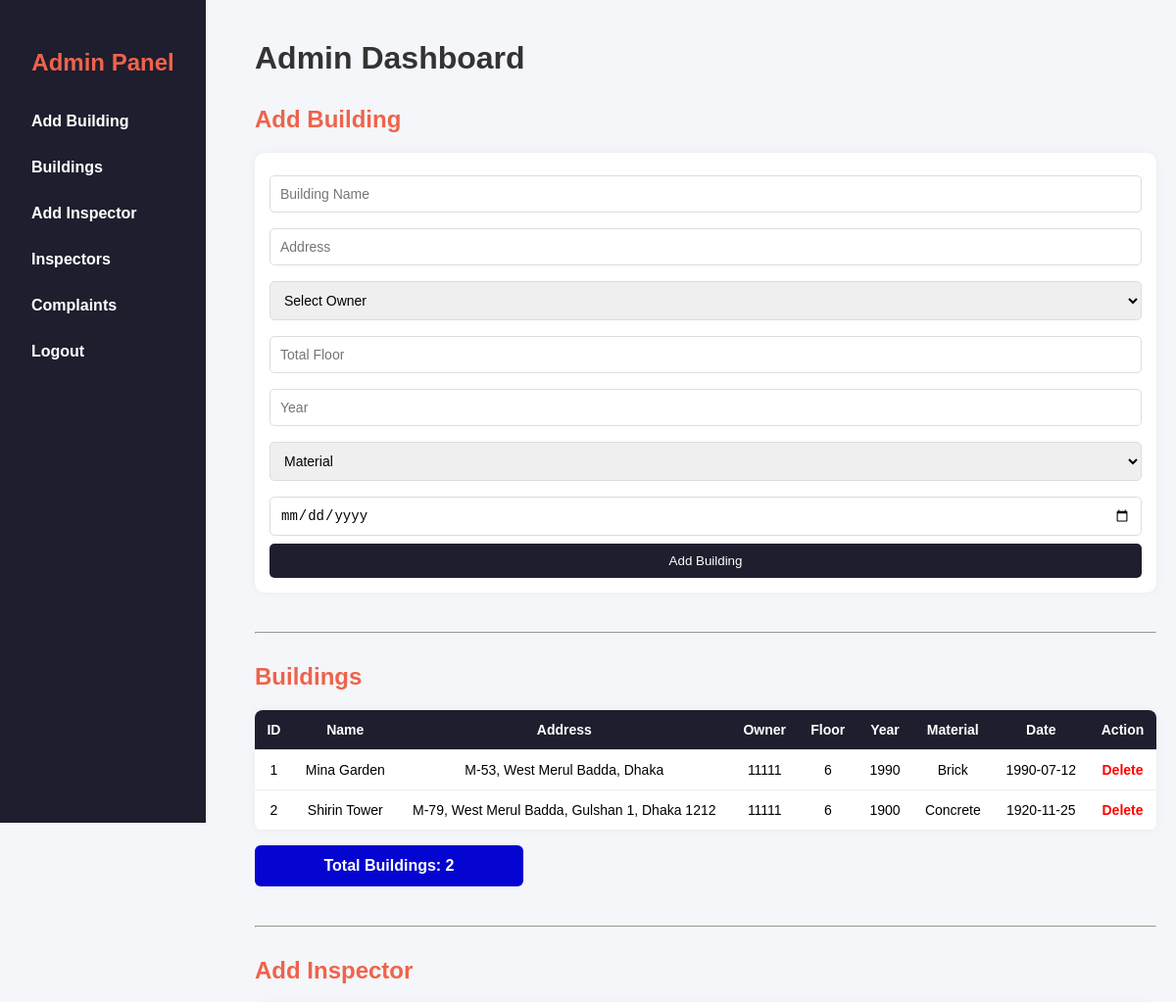
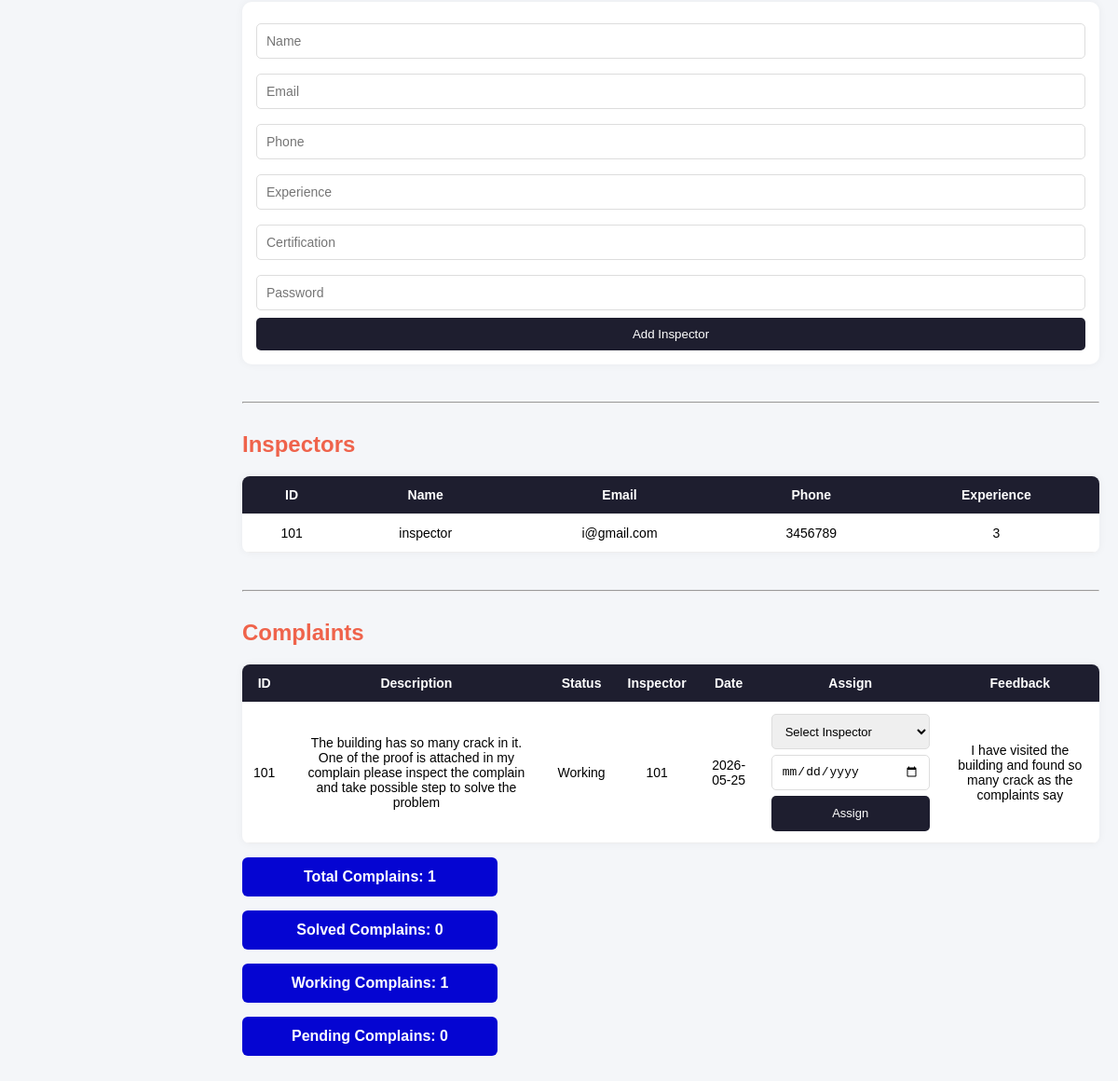
/project_370_final/adminHomePage.php, run on the app's committed database (2 pictures, top to bottom).
### tables this page shows
CREATE TABLE `building` (
  `building_id` int(11) NOT NULL,
  `total_floor` int(11) DEFAULT NULL,
  `construction_year` int(11) DEFAULT NULL,
  `built_material` varchar(100) DEFAULT NULL,
  `address` text DEFAULT NULL,
  `owner_id` int(11) DEFAULT NULL,
  `owns_date` date DEFAULT NULL,
  `building_name` varchar(100) DEFAULT NULL
);

CREATE TABLE `inspector` (
  `inspector_id` int(11) NOT NULL,
  `full_name` varchar(100) NOT NULL,
  `email` varchar(100) NOT NULL,
  `password` varchar(255) NOT NULL,
  `phone_number` varchar(20) DEFAULT NULL,
  `exp_year` int(11) DEFAULT NULL,
  `certification_num` varchar(100) DEFAULT NULL
);

CREATE TABLE `complain` (
  `complain_id` int(11) NOT NULL,
  `status` varchar(50) DEFAULT NULL,
  `photo` varchar(255) DEFAULT NULL,
  `description` text DEFAULT NULL,
  `building_id` int(11) DEFAULT NULL,
  `inspector_id` int(11) DEFAULT NULL,
  `assigned_date` date DEFAULT NULL,
  `tenant_id` int(11) DEFAULT NULL,
  `feedback` text DEFAULT NULL,
  `feedback_photo` varchar(255) DEFAULT NULL
);

### project_370_final/adminHomePage.php (the view, shortened to what this page needs)
<?php
$conn = mysqli_connect("localhost", "root", "", "project_370");
$buildings = mysqli_query($conn, "SELECT * FROM building order by building_name asc");
$complains = mysqli_query($conn, "SELECT * FROM complain");
$total_buildings = mysqli_fetch_assoc(mysqli_query($conn, "SELECT COUNT(*) AS total FROM building"))['total'];
$total_complaints = mysqli_fetch_assoc(mysqli_query($conn, "SELECT COUNT(*) AS total FROM complain"))['total'];
$solved_complains = mysqli_fetch_assoc(mysqli_query($conn, "SELECT COUNT(*) AS total FROM complain WHERE status='Solved'"))['total'];
$working_complains = mysqli_fetch_assoc(mysqli_query($conn, "SELECT COUNT(*) AS total FROM complain WHERE status='Working'"))['total'];
$pending_complains = mysqli_fetch_assoc(mysqli_query($conn, "SELECT COUNT(*) AS total FROM complain WHERE status='Pending'"))['total'];
?>
<!DOCTYPE html>
<html>
<head>
    <link rel="stylesheet" href="adminHomePage.css">
</head>
<body>
<div class="sidebar">
    <h2>Admin Panel</h2>
    <a href="#add">Add Building</a>
    <a href="#building">Buildings</a>
    <a href="#addInsp">Add Inspector</a>
    <a href="#inspectors">Inspectors</a>
    <a href="#complain">Complaints</a>
    <a href="logOut.php">Logout</a>
</div>
<div class="main">
<h1>Admin Dashboard</h1>
<section id="add">
<h2>Add Building</h2>
<form method="POST">
<input type="text" name="building_name" placeholder="Building Name" required>
<input type="text" name="address" placeholder="Address" required>
<select name="owner_id" required>
<option value="">Select Owner</option>
</select>
<input type="number" name="total_floor" placeholder="Total Floor" required>
<input type="number" name="construction_year" placeholder="Year" required>
<select name="built_material" required>
<option value="">Material</option>
</select>
<input type="date" name="owns_date" required>
<button name="add_building">Add Building</button>
</form>
</section>
<hr>
<section id="building">
<h2>Buildings</h2>
<table>
<tr>
<th>ID</th><th>Name</th><th>Address</th><th>Owner</th><th>Floor</th><th>Year</th><th>Material</th><th>Date</th><th>Action</th>
</tr>
<?php while($b = mysqli_fetch_assoc($buildings)) { ?>
<tr>
<td><?= $b['building_id'] ?></td>
<td><?= $b['building_name'] ?></td>
<td><?= $b['address'] ?></td>
<td><?= $b['owner_id'] ?></td>
<td><?= $b['total_floor'] ?></td>
<td><?= $b['construction_year'] ?></td>
<td><?= $b['built_material'] ?></td>
<td><?= $b['owns_date'] ?></td>
<td><a href="?delete=<?= $b['building_id'] ?>">Delete</a></td>
</tr>
<?php } ?>
</table>
<div class="summary-box">
Total Buildings: <?= $total_buildings ?>
</div>
</section>
<hr>
<section id="addInsp">
<h2>Add Inspector</h2>
<form method="POST">
<input type="text" name="full_name" placeholder="Name" required>
<input type="email" name="email" placeholder="Email" required>
<input type="text" name="phone_number" placeholder="Phone" required>
<input type="number" name="exp_year" placeholder="Experience" required>
<input type="text" name="certification_num" placeholder="Certification" required>
<input type="password" name="password" placeholder="Password" required>
<button name="add_inspector">Add Inspector</button>
</form>
</section>
<hr>
<section id="inspectors">
<h2>Inspectors</h2>
<table>
<tr>
<th>ID</th><th>Name</th><th>Email</th><th>Phone</th><th>Experience</th>
</tr>
<?php
$insp = mysqli_query($conn, "SELECT * FROM inspector");
while($i = mysqli_fetch_assoc($insp)) {
?>
<tr>
<td><?= $i['inspector_id'] ?></td>
<td><?= $i['full_name'] ?></td>
<td><?= $i['email'] ?></td>
<td><?= $i['phone_number'] ?></td>
<td><?= $i['exp_year'] ?></td>
</tr>
<?php } ?>
</table>
</section>
<hr>
<section id="complain">
<h2>Complaints</h2>
<table>
<tr>
<th>ID</th>
<th>Description</th>
<th>Status</th>
<th>Inspector</th>
<th>Date</th>
<th>Assign</th>
<th>Feedback</th>
</tr>
<?php while($c = mysqli_fetch_assoc($complains)) { ?>
<tr>
<td><?= $c['complain_id'] ?></td>
<td><?= $c['description'] ?></td>
<td><?= $c['status'] ?></td>
<td><?= $c['inspector_id'] ?></td>
<td><?= $c['assigned_date'] ?></td>
<td>
<form method="POST">
<select name="inspector_id" required>
<option value="">Select Inspector</option>
</select>
<input type="date" name="assigned_date" required>
<button name="assign_inspector">Assign</button>
</form>
</td>
<td><?= $c['feedback'] ?? 'No feedback yet' ?></td>
</tr>
<?php } ?>
</table>
<div class="summary-box">Total Complains: <?= $total_complaints ?></div>
<div class="summary-box">Solved Complains: <?= $solved_complains ?></div>
<div class="summary-box">Working Complains: <?= $working_complains ?></div>
<div class="summary-box">Pending Complains: <?= $pending_complains ?></div>
</section>
</div>
</body>
</html>

### project_370_final/adminHomePage.css (style rules this page uses)
body { margin: 0; font-family: Arial, sans-serif; background: #f4f6f9; display: flex; }
.sidebar { width: 170px; height: 100vh; background: #1e1e2f; color: white; padding: 20px; position: fixed; top: 0; left: 0; }
.sidebar h2 { text-align: center; margin-bottom: 25px; }
.sidebar a { display: block; color: white; padding: 12px; text-decoration: none; margin-bottom: 5px; border-radius: 5px; transition: 0.3s; }
.main { margin-left: 240px; padding: 20px; width: 100%; }
h1 { color: #333; margin-bottom: 20px; }
h2 { margin-top: 30px; color: #ef634b; }
form { background: white; padding: 15px; border-radius: 10px; margin-bottom: 20px; box-shadow: 0 0 10px rgba(0,0,0,0.05); }
input, select { width: 100%; padding: 10px; margin: 8px 0; border: 1px solid #ddd; border-radius: 5px; outline: none; font-size: 14px; box-sizing: border-box; }
button { background: #1e1e2f; color: white; border: none; padding: 10px; width: 100%; cursor: pointer; border-radius: 5px; transition: 0.3s; }
table { width: 100%; border-collapse: collapse; background: white; margin-top: 10px; border-radius: 8px; overflow: hidden; box-shadow: 0 0 10px rgba(0,0,0,0.05); }
th, td { padding: 12px; border-bottom: 1px solid #eee; text-align: center; font-size: 14px; vertical-align: middle; }
th { background: #1e1e2f; color: white; }
a { color: red; font-weight: bold; text-decoration: none; }
section { margin-bottom: 40px; }
td form { display: flex; flex-direction: column; gap: 6px; background: transparent; padding: 0; margin: 0; box-shadow: none; min-width: 170px; }
td form select, td form input[type="date"], td form button { width: 100%; height: 38px; margin: 0; box-sizing: border-box; font-size: 13px; }
.summary-box { margin-top: 15px; padding: 12px; background: #0505d2; color: white; font-weight: bold; text-align: center; border-radius: 6px; width: 250px; }

### data on the page
building: building_id "1", building_name "Mina Garden", address "M-53, West Merul Badda, Dhaka", owner "11111", total_floor "6", construction_year "1990", built_material "Brick", owns_date "1990-07-12"
building: building_id "2", building_name "Shirin Tower", address "M-79, West Merul Badda, Gulshan 1, Dhaka 1212", owner "11111", total_floor "6", construction_year "1900", built_material "Concrete", owns_date "1920-11-25"
inspector: inspector_id "101", full_name "inspector", email "i@gmail.com", phone_number "3456789", exp_year "3"
complain: complain_id "101", description "The building has so many crack in it. One of the proof is attached in my complain please inspect the complain and take possible step to solve the problem", status "Working", inspector "101", assigned_date "2026-05-25", feedback "I have visited the building and found so many crack as the complaints say"

### other printed values
$total_buildings "2"
$total_complaints "1"
$solved_complains "0"
$working_complains "1"
$pending_complains "0"
